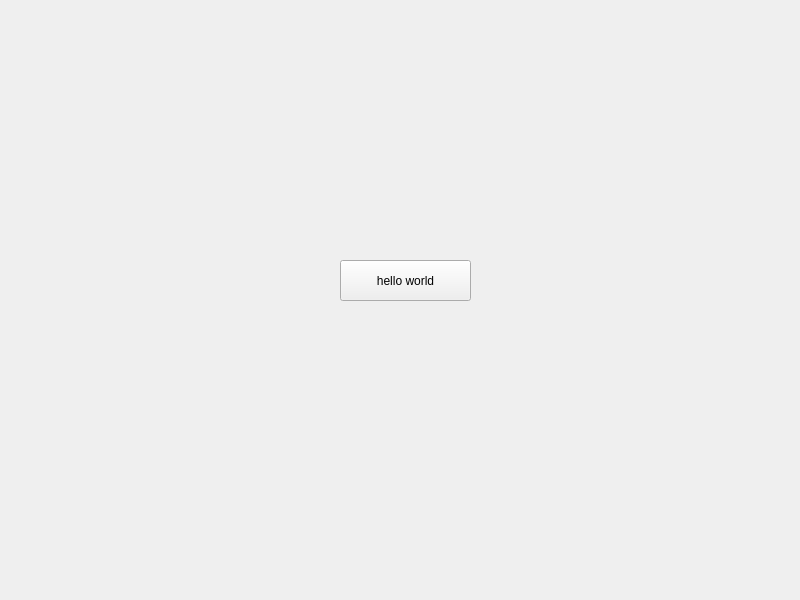
<?xml version="1.0" encoding="UTF-8"?>
<ui version="4.0">
 <class>Widget</class>
 <widget class="QWidget" name="Widget">
  <property name="geometry">
   <rect>
    <x>0</x>
    <y>0</y>
    <width>800</width>
    <height>600</height>
   </rect>
  </property>
  <property name="windowTitle">
   <string>Widget</string>
  </property>
  <widget class="QPushButton" name="pushButton">
   <property name="geometry">
    <rect>
     <x>340</x>
     <y>260</y>
     <width>131</width>
     <height>41</height>
    </rect>
   </property>
   <property name="text">
    <string>hello world</string>
   </property>
  </widget>
 </widget>
 <resources/>
 <connections/>
</ui>
